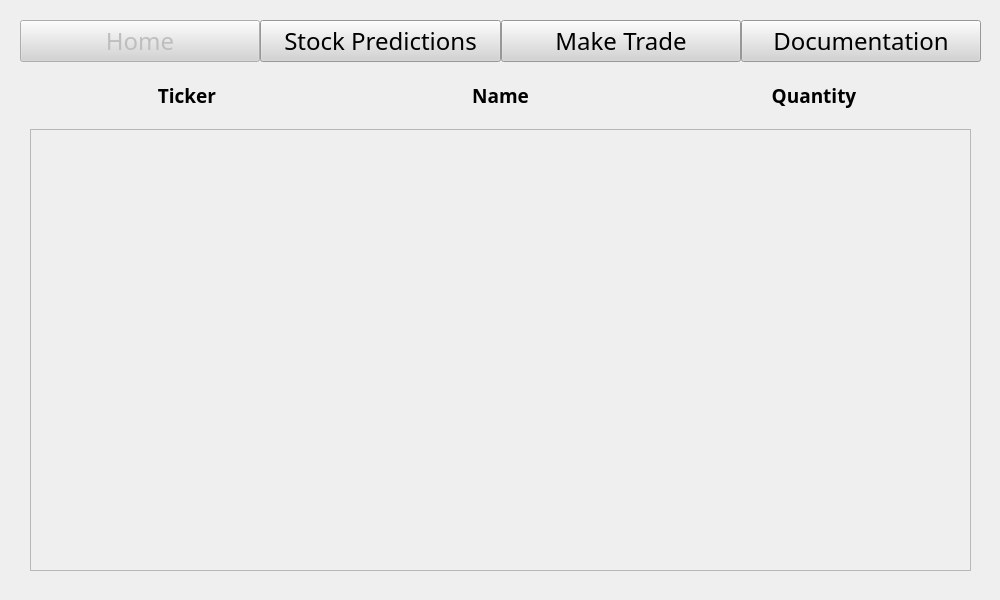
<?xml version="1.0" encoding="UTF-8"?>
<ui version="4.0">
 <class>Form</class>
 <widget class="QWidget" name="Form">
  <property name="geometry">
   <rect>
    <x>0</x>
    <y>0</y>
    <width>1000</width>
    <height>600</height>
   </rect>
  </property>
  <property name="windowTitle">
   <string>Form</string>
  </property>
  <widget class="QWidget" name="verticalLayoutWidget">
   <property name="geometry">
    <rect>
     <x>0</x>
     <y>0</y>
     <width>1001</width>
     <height>601</height>
    </rect>
   </property>
   <layout class="QVBoxLayout" name="verticalLayout_2">
    <property name="spacing">
     <number>20</number>
    </property>
    <property name="leftMargin">
     <number>20</number>
    </property>
    <property name="topMargin">
     <number>20</number>
    </property>
    <property name="rightMargin">
     <number>20</number>
    </property>
    <property name="bottomMargin">
     <number>20</number>
    </property>
    <item>
     <layout class="QHBoxLayout" name="horizontalLayout_3">
      <property name="spacing">
       <number>0</number>
      </property>
      <property name="sizeConstraint">
       <enum>QLayout::SetNoConstraint</enum>
      </property>
      <property name="leftMargin">
       <number>0</number>
      </property>
      <property name="topMargin">
       <number>0</number>
      </property>
      <property name="rightMargin">
       <number>0</number>
      </property>
      <property name="bottomMargin">
       <number>0</number>
      </property>
      <item>
       <widget class="QPushButton" name="homeButton">
        <property name="enabled">
         <bool>false</bool>
        </property>
        <property name="sizePolicy">
         <sizepolicy hsizetype="Expanding" vsizetype="Fixed">
          <horstretch>1</horstretch>
          <verstretch>1</verstretch>
         </sizepolicy>
        </property>
        <property name="font">
         <font>
          <family>Lucida Sans</family>
          <pointsize>18</pointsize>
          <weight>50</weight>
          <bold>false</bold>
         </font>
        </property>
        <property name="styleSheet">
         <string notr="true">background-color : lightgrey</string>
        </property>
        <property name="text">
         <string>Home</string>
        </property>
       </widget>
      </item>
      <item>
       <widget class="QPushButton" name="predictionButton">
        <property name="sizePolicy">
         <sizepolicy hsizetype="Expanding" vsizetype="Fixed">
          <horstretch>1</horstretch>
          <verstretch>1</verstretch>
         </sizepolicy>
        </property>
        <property name="font">
         <font>
          <family>Lucida Sans</family>
          <pointsize>18</pointsize>
          <weight>50</weight>
          <bold>false</bold>
         </font>
        </property>
        <property name="styleSheet">
         <string notr="true">background-color : lightgrey</string>
        </property>
        <property name="text">
         <string>Stock Predictions</string>
        </property>
       </widget>
      </item>
      <item>
       <widget class="QPushButton" name="tradeButton">
        <property name="sizePolicy">
         <sizepolicy hsizetype="Expanding" vsizetype="Fixed">
          <horstretch>1</horstretch>
          <verstretch>1</verstretch>
         </sizepolicy>
        </property>
        <property name="font">
         <font>
          <family>Lucida Sans</family>
          <pointsize>18</pointsize>
          <weight>50</weight>
          <bold>false</bold>
         </font>
        </property>
        <property name="styleSheet">
         <string notr="true">background-color : lightgrey</string>
        </property>
        <property name="text">
         <string>Make Trade</string>
        </property>
       </widget>
      </item>
      <item>
       <widget class="QPushButton" name="documentButton">
        <property name="sizePolicy">
         <sizepolicy hsizetype="Expanding" vsizetype="Fixed">
          <horstretch>1</horstretch>
          <verstretch>1</verstretch>
         </sizepolicy>
        </property>
        <property name="font">
         <font>
          <family>Lucida Sans</family>
          <pointsize>18</pointsize>
          <weight>50</weight>
          <bold>false</bold>
         </font>
        </property>
        <property name="styleSheet">
         <string notr="true">background-color : lightgrey</string>
        </property>
        <property name="text">
         <string>Documentation</string>
        </property>
       </widget>
      </item>
     </layout>
    </item>
    <item>
     <layout class="QVBoxLayout" name="verticalLayout_4">
      <property name="leftMargin">
       <number>10</number>
      </property>
      <property name="rightMargin">
       <number>10</number>
      </property>
      <property name="bottomMargin">
       <number>10</number>
      </property>
      <item>
       <layout class="QHBoxLayout" name="horizontalLayout_2">
        <property name="spacing">
         <number>0</number>
        </property>
        <item>
         <widget class="QLabel" name="ticker">
          <property name="sizePolicy">
           <sizepolicy hsizetype="Expanding" vsizetype="Fixed">
            <horstretch>1</horstretch>
            <verstretch>1</verstretch>
           </sizepolicy>
          </property>
          <property name="font">
           <font>
            <family>Lucida Sans</family>
            <pointsize>14</pointsize>
            <weight>75</weight>
            <bold>true</bold>
           </font>
          </property>
          <property name="text">
           <string>Ticker</string>
          </property>
          <property name="scaledContents">
           <bool>false</bool>
          </property>
          <property name="alignment">
           <set>Qt::AlignCenter</set>
          </property>
         </widget>
        </item>
        <item>
         <widget class="QLabel" name="name">
          <property name="enabled">
           <bool>true</bool>
          </property>
          <property name="sizePolicy">
           <sizepolicy hsizetype="Expanding" vsizetype="Fixed">
            <horstretch>1</horstretch>
            <verstretch>1</verstretch>
           </sizepolicy>
          </property>
          <property name="font">
           <font>
            <family>Lucida Sans</family>
            <pointsize>14</pointsize>
            <weight>75</weight>
            <bold>true</bold>
           </font>
          </property>
          <property name="text">
           <string>Name</string>
          </property>
          <property name="scaledContents">
           <bool>false</bool>
          </property>
          <property name="alignment">
           <set>Qt::AlignCenter</set>
          </property>
         </widget>
        </item>
        <item>
         <widget class="QLabel" name="quantity">
          <property name="sizePolicy">
           <sizepolicy hsizetype="Expanding" vsizetype="Fixed">
            <horstretch>1</horstretch>
            <verstretch>1</verstretch>
           </sizepolicy>
          </property>
          <property name="font">
           <font>
            <family>Lucida Sans</family>
            <pointsize>14</pointsize>
            <weight>75</weight>
            <bold>true</bold>
           </font>
          </property>
          <property name="text">
           <string>Quantity</string>
          </property>
          <property name="scaledContents">
           <bool>false</bool>
          </property>
          <property name="alignment">
           <set>Qt::AlignCenter</set>
          </property>
         </widget>
        </item>
       </layout>
      </item>
      <item>
       <widget class="QScrollArea" name="stockScroll">
        <property name="sizePolicy">
         <sizepolicy hsizetype="Expanding" vsizetype="Expanding">
          <horstretch>1</horstretch>
          <verstretch>1</verstretch>
         </sizepolicy>
        </property>
        <property name="font">
         <font>
          <family>Lucida Sans</family>
          <pointsize>12</pointsize>
         </font>
        </property>
        <property name="horizontalScrollBarPolicy">
         <enum>Qt::ScrollBarAlwaysOff</enum>
        </property>
        <property name="widgetResizable">
         <bool>true</bool>
        </property>
        <widget class="QWidget" name="scrollAreaWidgetContents_2">
         <property name="geometry">
          <rect>
           <x>0</x>
           <y>0</y>
           <width>939</width>
           <height>16</height>
          </rect>
         </property>
         <property name="sizePolicy">
          <sizepolicy hsizetype="Expanding" vsizetype="Fixed">
           <horstretch>0</horstretch>
           <verstretch>0</verstretch>
          </sizepolicy>
         </property>
         <layout class="QVBoxLayout" name="scrollLayout">
          <property name="spacing">
           <number>0</number>
          </property>
          <property name="leftMargin">
           <number>0</number>
          </property>
          <property name="topMargin">
           <number>0</number>
          </property>
          <property name="rightMargin">
           <number>0</number>
          </property>
          <property name="bottomMargin">
           <number>0</number>
          </property>
         </layout>
        </widget>
       </widget>
      </item>
     </layout>
    </item>
   </layout>
  </widget>
 </widget>
 <resources/>
 <connections/>
</ui>
